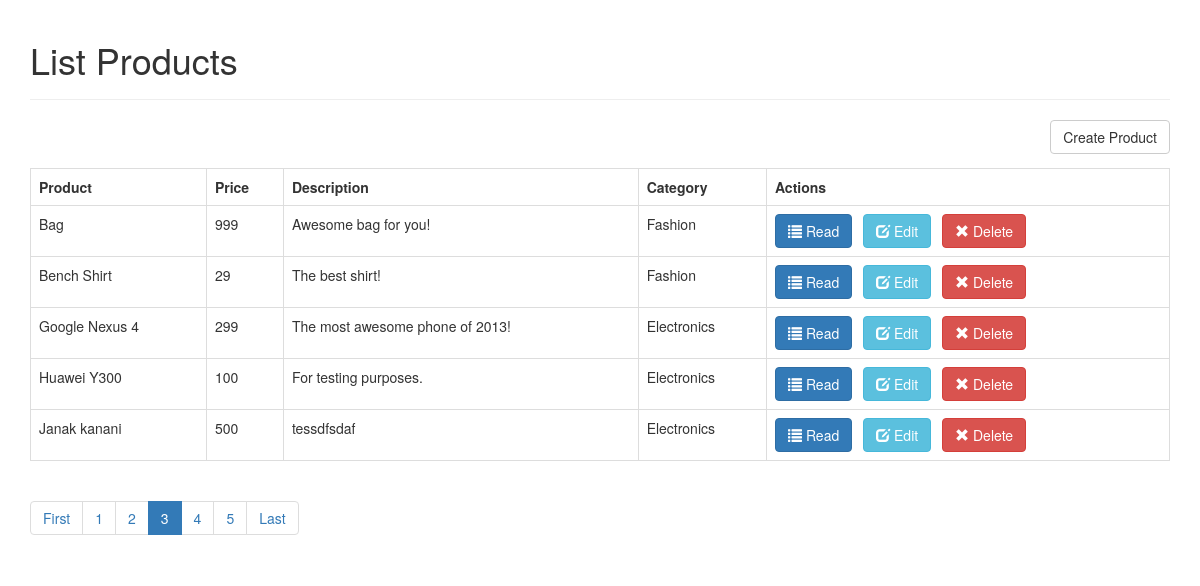
Page /listproduct.php?page=3 on the committed database.
### tables this page shows
CREATE TABLE `products` (
  `id` int(11) NOT NULL,
  `name` varchar(255) NOT NULL,
  `description` text NOT NULL,
  `price` int(11) NOT NULL,
  `category_id` int(11) NOT NULL,
  `image` text NOT NULL,
  `created` datetime NOT NULL,
  `modified` timestamp NOT NULL DEFAULT CURRENT_TIMESTAMP
);

CREATE TABLE `categories` (
  `id` int(11) NOT NULL,
  `name` varchar(256) NOT NULL,
  `parent_id` int(11) NOT NULL DEFAULT '0',
  `created` datetime NOT NULL,
  `modified` timestamp NOT NULL DEFAULT CURRENT_TIMESTAMP
);

### objects/product.php (called while the page is built, shortened)
<?php
class Product{
    private $conn;
    private $table_name = "products";
    public function __construct($db){
        $this->conn = $db;
    }
    function readAll($from_record_num, $records_per_page){
    $query = "SELECT
                id, name, description, price, category_id
            FROM
                " . $this->table_name . "
            ORDER BY
                name ASC
            LIMIT
                {$from_record_num}, {$records_per_page}";
    $stmt = $this->conn->prepare( $query );
    $stmt->execute();
    return $stmt;
    }
}
?>

### objects/category.php (called while the page is built, shortened)
<?php
class Category{
    private $conn;
    private $table_name = "categories";
    public $id;
    public function __construct($db){
        $this->conn = $db;
    }
    public function readName(){
    $query = "SELECT name FROM " . $this->table_name . " WHERE id = ? limit 0,1";
    $stmt = $this->conn->prepare( $query );
    $stmt->bindParam(1, $this->id);
    $stmt->execute();
    $row = $stmt->fetch(PDO::FETCH_ASSOC);
    $this->name = $row['name'];
  }
}
?>

### listproduct.php (the view, shortened to what this page needs)
<?php
$page = isset($_GET['page']) ? $_GET['page'] : 1;
$records_per_page = 5;
$from_record_num = ($records_per_page * $page) - $records_per_page;
include_once 'objects/product.php';
include_once 'objects/category.php';
$database = new Database();
$db = $database->getConnection();
$product = new Product($db);
$category = new Category($db);
$stmt = $product->readAll($from_record_num, $records_per_page);
$num = $stmt->rowCount();
include_once "layout_header.php";
echo "<div class='right-button-margin'>";
    echo "<a href='create_product.php' class='btn btn-default pull-right'>Create Product</a>";
echo "</div>";
if($num>0){
    echo "<table class='table table-hover table-responsive table-bordered'>";
        echo "<tr>";
            echo "<th>Product</th>";
            echo "<th>Price</th>";
            echo "<th>Description</th>";
            echo "<th>Category</th>";
            echo "<th>Actions</th>";
        echo "</tr>";
        while ($row = $stmt->fetch(PDO::FETCH_ASSOC)){
            extract($row);
            echo "<tr>";
                echo "<td>{$name}</td>";
                echo "<td>{$price}</td>";
                echo "<td>{$description}</td>";
                echo "<td>";
                    $category->id = $category_id;
                    $category->readName();
                    echo $category->name;
                echo "</td>";
                echo "<td>";
                    echo "<a href='read_one.php?id={$id}' class='btn btn-primary left-margin'>
                        <span class='glyphicon glyphicon-list'></span> Read
                    </a>
                    <a href='update_product.php?id={$id}' class='btn btn-info left-margin'>
                        <span class='glyphicon glyphicon-edit'></span> Edit
                    </a>
                    <a delete-id='{$id}' class='btn btn-danger delete-object'>
                        <span class='glyphicon glyphicon-remove'></span> Delete
                    </a>";
                echo "</td>";
            echo "</tr>";
        }
    echo "</table>";
}
else{
    echo "<div class='alert alert-info'>No products found.</div>";
}
include_once 'paging.php';
include_once "layout_footer.php";
?>

### libs/css/custom.css (style rules this page uses)
.left-margin { margin:0 .5em 0 0; }
.right-button-margin { margin: 0 0 1em 0; overflow: hidden; }

### rows in the picture
products: name "Bag", price "999", description "Awesome bag for you!", category.name "Fashion"
products: name "Bench Shirt", price "29", description "The best shirt!", category.name "Fashion"
products: name "Google Nexus 4", price "299", description "The most awesome phone of 2013!", category.name "Electronics"
products: name "Huawei Y300", price "100", description "For testing purposes.", category.name "Electronics"
products: name "Janak kanani", price "500", description "tessdfsdaf", category.name "Electronics"

### other values in the picture
$page_title "List Products"
